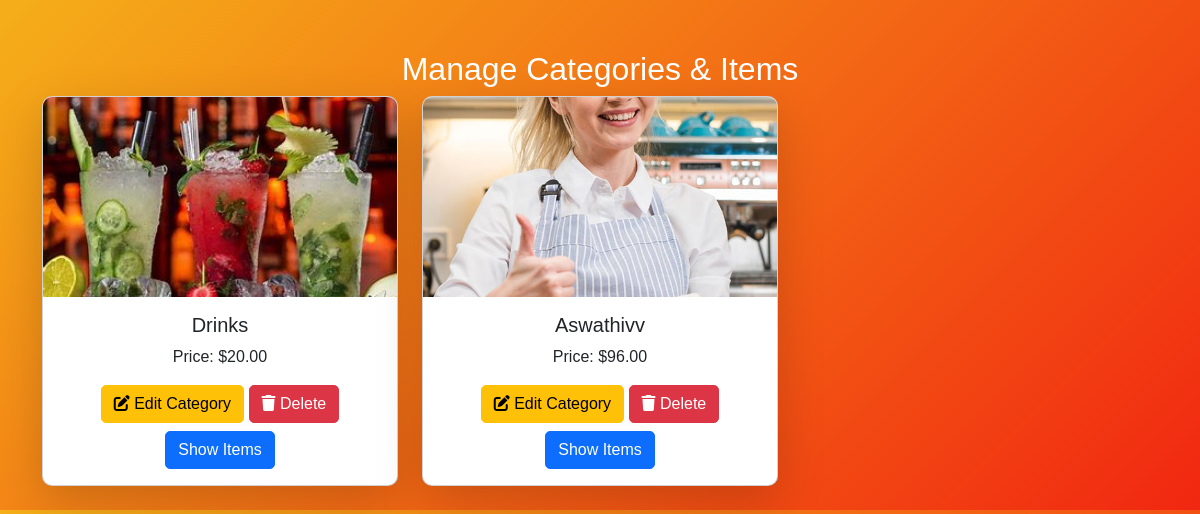
/shop_items/, run on the app's committed database.
### app/models.py (models this page shows, shortened)
class ItemCategory(models.Model):
    img = models.FileField()
    name = models.CharField(max_length=100)
    price = models.DecimalField(max_digits=10, decimal_places=2)

### app/views.py (the view)
# urls.py: path('shop_items/', views.shop_items, name='shop_items'),
def shop_items(req):
    categories = ItemCategory.objects.all()
    items = Item.objects.all()
    return render(req, "shop/items.html", {"categories": categories, "items": items})

### templates/shop/items.html (shortened to what this page needs)
    {% load static %}
<!DOCTYPE html>
<html lang="en">
<head>
    {% load static %}
    <link rel="stylesheet" href="https://cdn.jsdelivr.net/npm/bootstrap@5.3.0/dist/css/bootstrap.min.css">
    <link rel="stylesheet" href="https://cdnjs.cloudflare.com/ajax/libs/font-awesome/6.0.0/css/all.min.css">
</head>
<body>
<div class="container">
    <h2 class="text-center text-white">Manage Categories & Items</h2>
    <div class="row">
        {% for category in categories %}
        <div class="col-md-4 mb-4">
            <div class="card shadow-lg">
                <img src="{{ category.img.url }}" class="card-img-top" alt="{{ category.name }}">
                <div class="card-body text-center">
                    <h5 class="card-title">{{ category.name }}</h5>
                    <p class="card-text">Price: ${{ category.price }}</p>
                    <a href="{% url 'edit_category' category.id %}" class="btn btn-warning">
                        <i class="fas fa-edit"></i> Edit Category
                    </a>
                    <a href="{% url 'delete_category' category.id %}" class="btn btn-danger" onclick="return confirm('Are you sure?');">
                        <i class="fas fa-trash"></i> Delete
                    </a>
                    <button class="btn btn-primary mt-2 show-items-btn" data-category-id="{{ category.id }}">
                        Show Items
                    </button>
                </div>
            </div>
        </div>
        {% empty %}
        <p class="text-white text-center">No categories available.</p>
        {% endfor %}
    </div>
</div>
</body>
</html>

### templates/shop/items.html (style rules this page uses)
body { background: linear-gradient(135deg, #f5af19, #f12711); font-family: 'Poppins', sans-serif; }
.container { margin-top: 50px; }
.card { border-radius: 10px; overflow: hidden; transition: 0.3s; }
.card img { height: 200px; object-fit: cover; }
.btn { border-radius: 5px; transition: 0.3s; }

### data on the page
ItemCategory: img (picture), name "Drinks", price "20.00"
ItemCategory: img (picture), name "Aswathivv", price "96.00"
